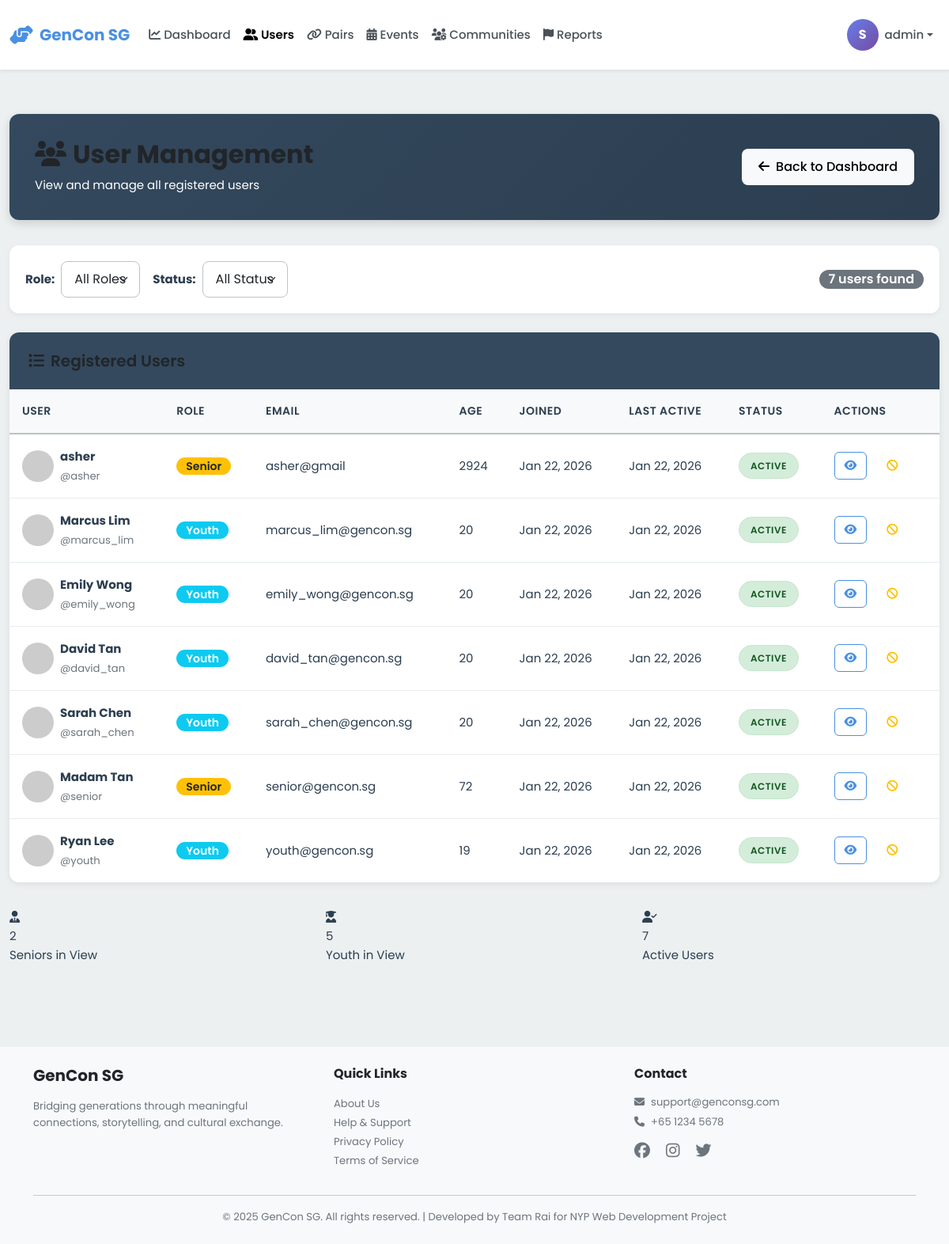
Page /admin/users (signed in) on the committed database.
### models.py (models this page shows, shortened)
class User(db.Model):
    __tablename__ = 'users'
    id = db.Column(db.Integer, primary_key=True)
    username = db.Column(db.String(80), unique=True, nullable=False, index=True)
    password_hash = db.Column(db.String(255), nullable=False)
    email = db.Column(db.String(120), unique=True, nullable=False, index=True)
    full_name = db.Column(db.String(120), nullable=False)
    phone = db.Column(db.String(20))
    age = db.Column(db.Integer, nullable=False)
    bio = db.Column(db.Text)  # User biography
    school = db.Column(db.String(255))  # School or organization for youth
    role = db.Column(db.String(20), nullable=False)  # 'senior', 'youth', or 'admin'
    profile_picture = db.Column(db.String(255), default='default-avatar.png')
    disable_reason = db.Column(db.Text)
    interests_json = db.Column(db.Text)  # Stores interests as JSON array
    languages_json = db.Column(db.Text)  # Stores languages as JSON array
    accessibility_settings_json = db.Column(db.Text)  # Stores settings as JSON object
    created_at = db.Column(db.DateTime, default=datetime.utcnow, nullable=False)
    last_active = db.Column(db.DateTime, default=datetime.utcnow, nullable=False)
    is_active = db.Column(db.Boolean, default=True)
    stories = db.relationship('Story', back_populates='user', lazy='dynamic')
    sent_messages = db.relationship('Message', foreign_keys='Message.sender_id',
                                   back_populates='sender', lazy='dynamic')
    received_messages = db.relationship('Message', foreign_keys='Message.recipient_id',
                                       back_populates='recipient', lazy='dynamic')
    senior_pairs = db.relationship('Pair', foreign_keys='Pair.senior_id',
                                   back_populates='senior', lazy='dynamic')
    youth_pairs = db.relationship('Pair', foreign_keys='Pair.youth_id',
                                 back_populates='youth', lazy='dynamic')
    streak = db.relationship('Streak', back_populates='user', uselist=False)
    badges = db.relationship('Badge', back_populates='user', lazy='dynamic')
    checkins = db.relationship('Checkin', back_populates='user', lazy='dynamic')
    @property
    def interests(self):
        """Get interests as Python list from JSON string."""
        if self.interests_json:
            return json.loads(self.interests_json)
        return []
    @interests.setter
    def interests(self, value):
        """Set interests from Python list, store as JSON string."""
        self.interests_json = json.dumps(value)
    @property
    def languages(self):
        """Get languages as Python list from JSON string."""
        if self.languages_json:
            return json.loads(self.languages_json)
        return []
    @languages.setter
    def languages(self, value):
        """Set languages from Python list, store as JSON string."""
        self.languages_json = json.dumps(value)
    @property
    def accessibility_settings(self):
        """Get accessibility settings as Python dict from JSON string."""
        if self.accessibility_settings_json:
            return json.loads(self.accessibility_settings_json)
        return {}

### blueprints/admin.py (the view)
@admin_bp.route('/users')
@admin_required
def users():
    role_filter = request.args.get('role', 'all')
    status_filter = request.args.get('status', 'all')
    query = User.query.filter(User.role != 'admin')
    if role_filter != 'all':
        query = query.filter_by(role=role_filter)
    if status_filter == 'active':
        query = query.filter_by(is_active=True)
    elif status_filter == 'inactive':
        query = query.filter_by(is_active=False)
    users = query.order_by(User.created_at.desc()).all()
    return render_template('admin/users.html',
                         users=users,
                         role_filter=role_filter,
                         status_filter=status_filter)

### templates/admin/users.html (shortened to what this page needs)
{% extends "base.html" %}
{% block extra_css %}
<link rel="stylesheet" href="{{ url_for('static', filename='css/admin.css') }}">
{% endblock %}
{% block content %}
<div class="container-fluid py-4">
    <div class="admin-header">
        <div class="d-flex justify-content-between align-items-center">
            <div>
                <h1><i class="fas fa-users me-2"></i>User Management</h1>
                <p class="mb-0">View and manage all registered users</p>
            </div>
            <a href="{{ url_for('admin.dashboard') }}" class="btn btn-light">
                <i class="fas fa-arrow-left me-2"></i>Back to Dashboard
            </a>
        </div>
    </div>
    <div class="filter-bar">
        <form method="GET" class="d-flex gap-3 flex-wrap align-items-center w-100">
            <div class="d-flex align-items-center gap-2">
                <label for="role" class="fw-bold text-nowrap">Role:</label>
                <select name="role" id="role" class="form-select" onchange="this.form.submit()">
                    <option value="all" {% if role_filter == 'all' %}selected{% endif %}>All Roles</option>
                </select>
            </div>
            <div class="d-flex align-items-center gap-2">
                <label for="status" class="fw-bold text-nowrap">Status:</label>
                <select name="status" id="status" class="form-select" onchange="this.form.submit()">
                    <option value="all" {% if status_filter == 'all' %}selected{% endif %}>All Status</option>
                </select>
            </div>
            <div class="ms-auto">
                <span class="badge bg-secondary fs-6">{{ users|length }} users found</span>
            </div>
        </form>
    </div>
    <div class="data-table-container">
        <div class="table-header">
            <h3><i class="fas fa-list me-2"></i>Registered Users</h3>
        </div>
        {% if users %}
        <table class="data-table">
            <thead>
                <tr>
                    <th>User</th>
                    <th>Role</th>
                    <th>Email</th>
                    <th>Age</th>
                    <th>Joined</th>
                    <th>Last Active</th>
                    <th>Status</th>
                    <th>Actions</th>
                </tr>
            </thead>
            <tbody>
                {% for user in users %}
                <tr>
                    <td>
                        <div class="d-flex align-items-center gap-2">
                            <img src="{{ url_for('static', filename='images/' + (user.profile_picture or 'default-avatar.png')) }}"
                                 alt="Avatar"
                                 class="rounded-circle"
                                 style="width: 40px; height: 40px; object-fit: cover;"
                                 onerror="this.src='https://ui-avatars.com/api/?name={{ user.full_name }}&background=random'">
                            <div>
                                <div class="fw-bold">{{ user.full_name }}</div>
                                <small class="text-muted">@{{ user.username }}</small>
                            </div>
                        </div>
                    </td>
                    <td>
                        <span class="badge {% if user.role == 'senior' %}bg-warning text-dark{% else %}bg-info{% endif %}">
                            {{ user.role|capitalize }}
                        </span>
                    </td>
                    <td>{{ user.email }}</td>
                    <td>{{ user.age }}</td>
                    <td>{{ user.created_at.strftime('%b %d, %Y') }}</td>
                    <td>{{ user.last_active.strftime('%b %d, %Y') }}</td>
                    <td>
                        {% if user.is_active %}
                        <span class="status-badge active">Active</span>
                        {% else %}
                        <span class="status-badge inactive">Inactive</span>
                        {% endif %}
                    </td>
                    <td>
                        <a href="{{ url_for('admin.user_detail', user_id=user.id) }}"
                           class="btn btn-sm btn-outline-primary table-action-btn"
                           title="View Details">
                            <i class="fas fa-eye"></i>
                        </a>
                        <button class="btn btn-sm btn-outline-warning table-action-btn"
                                title="Toggle Status"
                                onclick="toggleUserStatus({{ user.id }})">
                            <i class="fas fa-ban"></i>
                        </button>
                    </td>
                </tr>
                {% endfor %}
            </tbody>
        </table>
        {% else %}
        <div class="text-center py-5">
            <i class="fas fa-users fa-3x text-muted mb-3"></i>
            <h5 class="text-muted">No users found</h5>
            <p class="text-muted">Try adjusting your filters</p>
        </div>
        {% endif %}
    </div>
    <div class="row mt-4">
        <div class="col-md-4">
            <div class="stat-card seniors">
                <div class="stat-icon"><i class="fas fa-user-tie"></i></div>
                <div class="stat-value">{{ users|selectattr('role', 'equalto', 'senior')|list|length }}</div>
                <div class="stat-label">Seniors in View</div>
            </div>
        </div>
        <div class="col-md-4">
            <div class="stat-card youth">
                <div class="stat-icon"><i class="fas fa-user-graduate"></i></div>
                <div class="stat-value">{{ users|selectattr('role', 'equalto', 'youth')|list|length }}</div>
                <div class="stat-label">Youth in View</div>
            </div>
        </div>
        <div class="col-md-4">
            <div class="stat-card">
                <div class="stat-icon"><i class="fas fa-user-check"></i></div>
                <div class="stat-value">{{ users|selectattr('is_active')|list|length }}</div>
                <div class="stat-label">Active Users</div>
            </div>
        </div>
    </div>
</div>
{% endblock %}

### rows in the picture
User: full_name "asher", username "asher", role "Senior", email "asher@gmail", age "2924", created_at "Jan 22, 2026", last_active "Jan 22, 2026", is_active "ACTIVE"
User: full_name "Marcus Lim", username "marcus_lim", role "Youth", email "marcus_lim@gencon.sg", age "20", created_at "Jan 22, 2026", last_active "Jan 22, 2026", is_active "ACTIVE"
User: full_name "Emily Wong", username "emily_wong", role "Youth", email "emily_wong@gencon.sg", age "20", created_at "Jan 22, 2026", last_active "Jan 22, 2026", is_active "ACTIVE"
User: full_name "David Tan", username "david_tan", role "Youth", email "david_tan@gencon.sg", age "20", created_at "Jan 22, 2026", last_active "Jan 22, 2026", is_active "ACTIVE"
User: full_name "Sarah Chen", username "sarah_chen", role "Youth", email "sarah_chen@gencon.sg", age "20", created_at "Jan 22, 2026", last_active "Jan 22, 2026", is_active "ACTIVE"
User: full_name "Madam Tan", username "senior", role "Senior", email "senior@gencon.sg", age "72", created_at "Jan 22, 2026", last_active "Jan 22, 2026", is_active "ACTIVE"
User: full_name "Ryan Lee", username "youth", role "Youth", email "youth@gencon.sg", age "19", created_at "Jan 22, 2026", last_active "Jan 22, 2026", is_active "ACTIVE"

### other values in the picture
{{ session.get('full_name', 'U')[0] | upper }} "S"
{{ session.username }} "admin"
{{ users|length }} "7"
{{ users|selectattr('role', 'equalto', 'senior')|list|length }} "2"
{{ users|selectattr('role', 'equalto', 'youth')|list|length }} "5"
{{ users|selectattr('is_active')|list|length }} "7"
